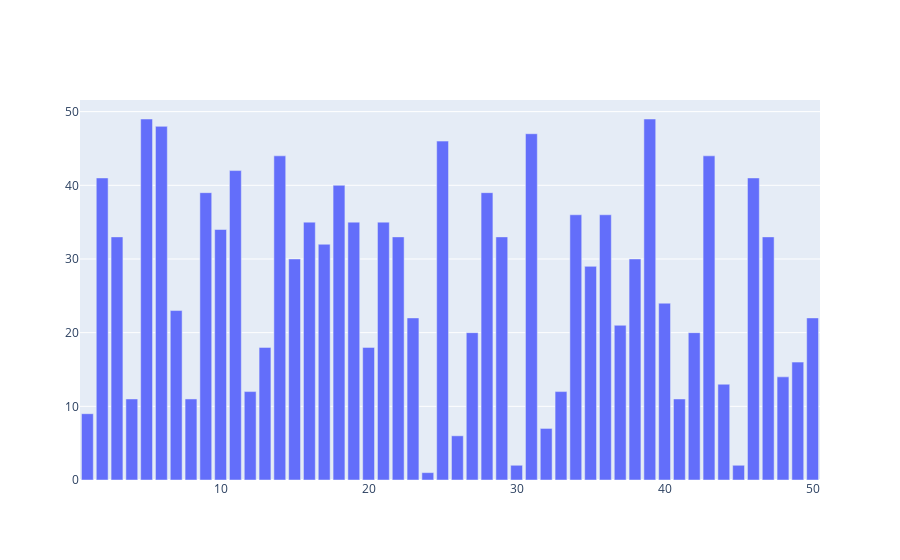

Notebook code for this chart:
### Code cell
fig=go.Figure()
fig.add_trace(go.Bar(x=x,y=y))

### Figure 1 — Plotly figure (JSON) as saved in the notebook; plotly's stock layout.template omitted (floating-point values rounded to 4 significant figures)
{"data": [{"type": "bar", "x": [1, 2, 3, 4, 5, 6, 7, 8, 9, 10, 11, 12, 13, 14, 15, 16, 17, 18, 19, 20, 21, 22, 23, 24, 25, 26, 27, 28, 29, 30, 31, 32, 33, 34, 35, 36, 37, 38, 39, 40, 41, 42, 43, 44, 45, 46, 47, 48, 49, 50], "y": [9, 41, 33, 11, 49, 48, 23, 11, 39, 34, 42, 12, 18, 44, 30, 35, 32, 40, 35, 18, 35, 33, 22, 1, 46, 6, 20, 39, 33, 2, 47, 7, 12, 36, 29, 36, 21, 30, 49, 24, 11, 20, 44, 13, 2, 41, 33, 14, 16, 22]}], "layout": {}}
